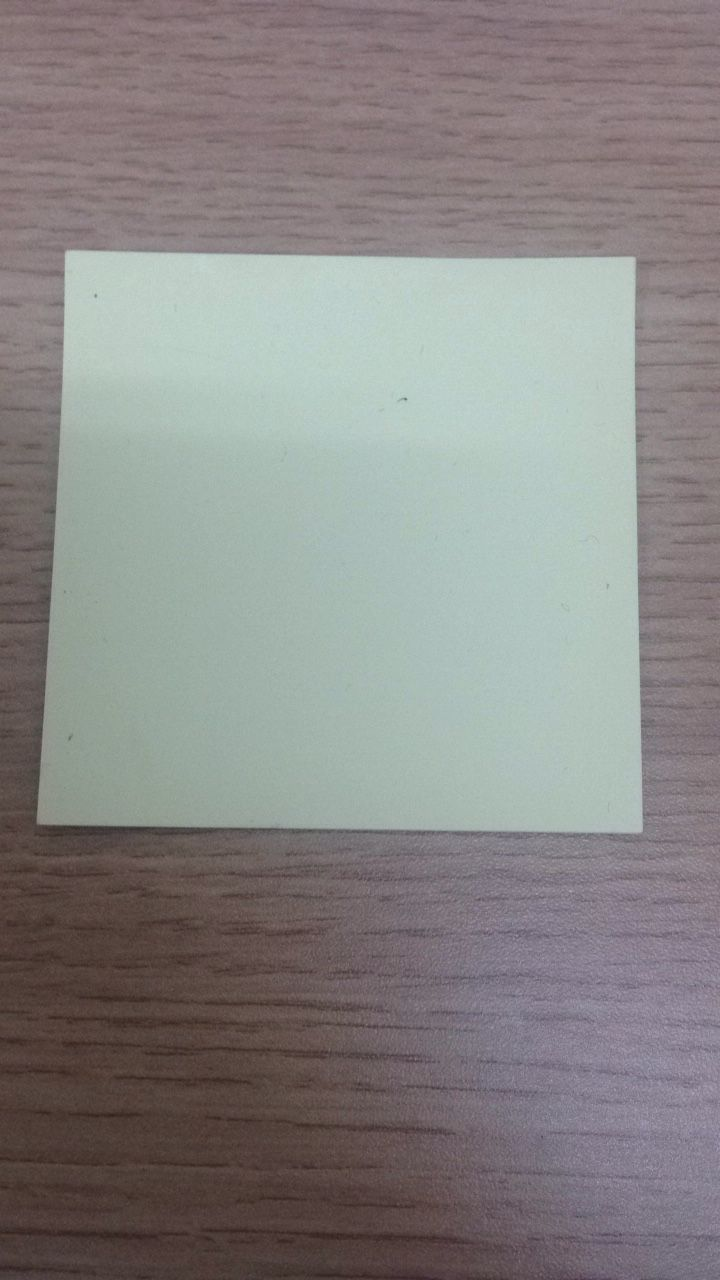
//> input picture myimg-2.png, 720 x 1280 px
$ ./main   (built with g++ and OpenCV 4)
//> lines starting //> are read from the running program, lines starting //| are printed output that depends on the picture; after the words box and inside, x2 and y2 are one past the last pixel; in counts of white or black regions, pixels touching at a corner belong together
//
//  main.cpp
//  ovtest
//
//  Created by vitrum.zhu on 15/7/21.
//  Copyright (c) 2015年 vitrum.zhu. All rights reserved.
//

// Example showing how to read and write images
#include <opencv2/opencv.hpp>
#include <opencv2/highgui/highgui.hpp>
#include <iostream>


using namespace cv;
using namespace std;

/**
 * Get edges of an image
 * @param gray - grayscale input image
 * @param canny - output edge image
 */
void getCanny(Mat gray, Mat &canny) {
    Mat thres;
    double high_thres = threshold(gray, thres, 0, 255, CV_THRESH_BINARY | CV_THRESH_OTSU), low_thres = high_thres * 0.5;
    Canny(gray, canny, low_thres, high_thres);
}

struct Line {
    Point _p1;
    Point _p2;
    Point _center;

    Line(Point p1, Point p2) {
        _p1 = p1;
        _p2 = p2;
        _center = Point((p1.x + p2.x) / 2, (p1.y + p2.y) / 2);
    }
};

bool cmp_y(const Line &p1, const Line &p2) {
    return p1._center.y < p2._center.y;
}

bool cmp_x(const Line &p1, const Line &p2) {
    return p1._center.x < p2._center.x;
}

/**
 * Compute intersect point of two lines l1 and l2
 * @param l1
 * @param l2
 * @return Intersect Point
 */
Point2f computeIntersect(Line l1, Line l2) {
    int x1 = l1._p1.x, x2 = l1._p2.x, y1 = l1._p1.y, y2 = l1._p2.y;
    int x3 = l2._p1.x, x4 = l2._p2.x, y3 = l2._p1.y, y4 = l2._p2.y;
    if (float d = (x1 - x2) * (y3 - y4) - (y1 - y2) * (x3 - x4)) {
        Point2f pt;
        pt.x = ((x1 * y2 - y1 * x2) * (x3 - x4) - (x1 - x2) * (x3 * y4 - y3 * x4)) / d;
        pt.y = ((x1 * y2 - y1 * x2) * (y3 - y4) - (y1 - y2) * (x3 * y4 - y3 * x4)) / d;
        return pt;
    }
    return Point2f(-1, -1);
}

void scan(String file, bool debug = true) {
//> called with file = "myimg-2.png", debug = true

    /* get input image */
    Mat img = imread(file);
//> img is the input picture: 1280 rows x 720 cols, CV_8UC3; mean B, G, R 133.6, 134.9, 137.2
    // resize input image to img_proc to reduce computation
    Mat img_proc;
    int w = img.size().width, h = img.size().height, min_w = 200;
//> w = 720; h = 1280
    double scale = min(10.0, w * 1.0 / min_w);
//> scale = 3.6
    int w_proc = w * 1.0 / scale, h_proc = h * 1.0 / scale;
//> w_proc = 200; h_proc = 355
    resize(img, img_proc, Size(w_proc, h_proc));
    Mat img_dis = img_proc.clone();

    /* get four outline edges of the document */
    // get edges of the image
    Mat gray, canny;
    cvtColor(img_proc, gray, CV_BGR2GRAY);
    getCanny(gray, canny);
//> in getCanny, `double high_thres = threshold(gray, thres, 0, 255, CV_THRESH_BINARY | ..`:
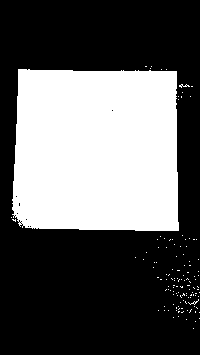
//> thres: 355 rows x 200 cols, CV_8UC1; 36.5% white; 123 white regions (122 under 20 px), largest, box (x1, y1, x2, y2) and area: (12, 69, 179, 231) 25721
//> in getCanny, `double high_thres = threshold(gray, thres, 0, 255, CV_THRESH_BINARY | ..`: high_thres = 145; low_thres = 72.5
//> in getCanny, `Canny(gray, canny, low_thres, high_thres);`:
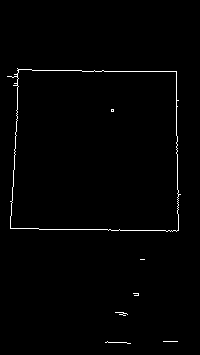
//> canny: 355 rows x 200 cols, CV_8UC1; 1.1% white in thin lines or dots, all inside (x1, y1, x2, y2) = (7, 68, 181, 344)

    // extract lines from the edge image
    vector<Vec4i> lines;
    vector<Line> horizontals, verticals;
    HoughLinesP(canny, lines, 1, CV_PI / 180, w_proc / 3, w_proc / 3, 20);
//> lines = 4 lines (x1, y1, x2, y2): [176, 71, 178, 230], [18, 69, 134, 71], [10, 228, 18, 70], [11, 228, 176, 231]
    for (size_t i = 0; i < lines.size(); i++) {
        Vec4i v = lines[i];
        double delta_x = v[0] - v[2], delta_y = v[1] - v[3];
        Line l(Point(v[0], v[1]), Point(v[2], v[3]));
        // get horizontal lines and vertical lines respectively
        if (fabs(delta_x) > fabs(delta_y)) {
            horizontals.push_back(l);
        } else {
            verticals.push_back(l);
        }
        // for visualization only
        if (debug)
            line(img_proc, Point(v[0], v[1]), Point(v[2], v[3]), Scalar(0, 0, 255), 1, CV_AA);
    }
//> this loop made 4 passes
//> (v, delta_x, delta_y) on passes 1 to 4: ([176, 71, 178, 230], -2, -159), ([18, 69, 134, 71], -116, -2), ([10, 228, 18, 70], -8, 158), ([11, 228, 176, 231], -165, -3)
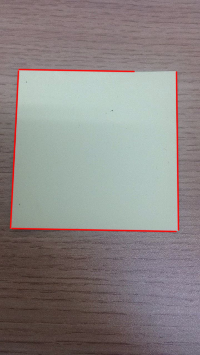
//> img_proc: 355 rows x 200 cols, CV_8UC3; mean B, G, R 131.9, 133.1, 138.5

    // edge cases when not enough lines are detected
    if (horizontals.size() < 2) {
        if (horizontals.size() == 0 || horizontals[0]._center.y > h_proc / 2) {
            horizontals.push_back(Line(Point(0, 0), Point(w_proc - 1, 0)));
        }
        if (horizontals.size() == 0 || horizontals[0]._center.y <= h_proc / 2) {
            horizontals.push_back(Line(Point(0, h_proc - 1), Point(w_proc - 1, h_proc - 1)));
        }
    }
    if (verticals.size() < 2) {
        if (verticals.size() == 0 || verticals[0]._center.x > w_proc / 2) {
            verticals.push_back(Line(Point(0, 0), Point(0, h_proc - 1)));
        }
        if (verticals.size() == 0 || verticals[0]._center.x <= w_proc / 2) {
            verticals.push_back(Line(Point(w_proc - 1, 0), Point(w_proc - 1, h_proc - 1)));
        }
    }
    // sort lines according to their center point
    sort(horizontals.begin(), horizontals.end(), cmp_y);
    sort(verticals.begin(), verticals.end(), cmp_x);
    // for visualization only
    if (debug) {
        line(img_proc, horizontals[0]._p1, horizontals[0]._p2, Scalar(0, 255, 0), 2, CV_AA);
        line(img_proc, horizontals[horizontals.size() - 1]._p1, horizontals[horizontals.size() - 1]._p2, Scalar(0, 255, 0), 2, CV_AA);
        line(img_proc, verticals[0]._p1, verticals[0]._p2, Scalar(255, 0, 0), 2, CV_AA);
        line(img_proc, verticals[verticals.size() - 1]._p1, verticals[verticals.size() - 1]._p2, Scalar(255, 0, 0), 2, CV_AA);
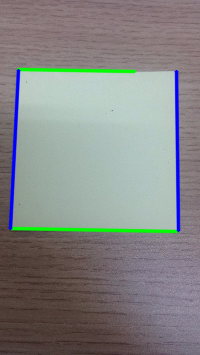
//> img_proc: 355 rows x 200 cols, CV_8UC3; mean B, G, R 133.3, 134.1, 133.1
    }

    /* perspective transformation */

    // define the destination image size: A4 - 200 PPI
    int w_a4 = 1654, h_a4 = 2339;
    //int w_a4 = 595, h_a4 = 842;
    Mat dst = Mat::zeros(h_a4, w_a4, CV_8UC3);

    // corners of destination image with the sequence [tl, tr, bl, br]
    vector<Point2f> dst_pts, img_pts;
    dst_pts.push_back(Point(0, 0));
    dst_pts.push_back(Point(w_a4 - 1, 0));
    dst_pts.push_back(Point(0, h_a4 - 1));
    dst_pts.push_back(Point(w_a4 - 1, h_a4 - 1));

    // corners of source image with the sequence [tl, tr, bl, br]
    img_pts.push_back(computeIntersect(horizontals[0], verticals[0]));
//> in computeIntersect, `int x1 = l1._p1.x, x2 = l1._p2.x, y1 = l1._p1.y, y2 = l1._p2.y;`: x1 = 18; x2 = 134; y1 = 69; y2 = 71
//> in computeIntersect, `int x3 = l2._p1.x, x4 = l2._p2.x, y3 = l2._p1.y, y4 = l2._p2.y;`: x3 = 10; x4 = 18; y3 = 228; y4 = 70
//> in computeIntersect, `pt.x = ((x1 * y2 - y1 * x2) * (x3 - x4) - (x1 - x2) * (x3 * y4 - y3 * ..`: pt = Point(18.05, 0)
//> in computeIntersect, `pt.y = ((x1 * y2 - y1 * x2) * (y3 - y4) - (y1 - y2) * (x3 * y4 - y3 * ..`: pt = Point(18.05, 69)
//> img_pts = 1 Point (x, y): [18.05, 69]
    img_pts.push_back(computeIntersect(horizontals[0], verticals[verticals.size() - 1]));
//> img_pts = 2 Points (x, y): [18.05, 69], [176, 71.72]
    img_pts.push_back(computeIntersect(horizontals[horizontals.size() - 1], verticals[0]));
//> img_pts = 3 Points (x, y): [18.05, 69], [176, 71.72], [10, 228]
    img_pts.push_back(computeIntersect(horizontals[horizontals.size() - 1], verticals[verticals.size() - 1]));
//> img_pts = 4 Points (x, y): [18.05, 69], [176, 71.72], [10, 228], [178, 231]

    // convert to original image scale
    for (size_t i = 0; i < img_pts.size(); i++) {
        // for visualization only
        if (debug) {
            circle(img_proc, img_pts[i], 10, Scalar(255, 255, 0), 3);
        }
        img_pts[i].x *= scale;
        img_pts[i].y *= scale;
    }
//> this loop made 4 passes
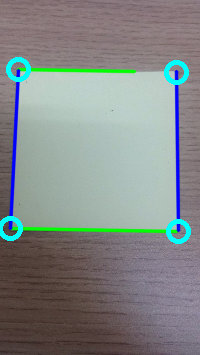
//> img_proc: 355 rows x 200 cols, CV_8UC3; 1.73% of pixels changed, all inside (x1, y1, x2, y2) = (0, 57, 191, 244)

    // get transformation matrix
    Mat transmtx = getPerspectiveTransform(img_pts, dst_pts);
//> transmtx = [[2.99, 0.151, -231.9], [-0.077, 4.46, -1104], [-2.83e-07, 0.000114, 1]]

    // apply perspective transformation
    warpPerspective(img, dst, transmtx, dst.size());
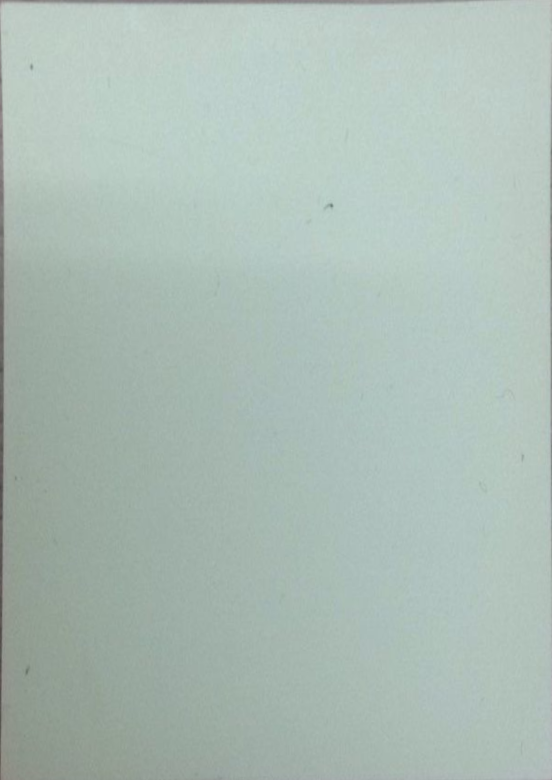
//> dst: 2339 rows x 1654 cols, CV_8UC3 (shown at 1/3 size); mean B, G, R 181.9, 189.3, 172.3

    // save dst img
    imwrite("dst.jpg", dst);

    // for visualization only
    if (debug) {
        namedWindow("dst", CV_WINDOW_KEEPRATIO);
        imshow("src", img_dis);
        imshow("canny", canny);
        imshow("img_proc", img_proc);
        imshow("dst", dst);
        waitKey(0);
    }
}

int main(int argc, char** argv) {
    string img_path[] = {"myimg-2.png", "images/doc2.jpg", "images/doc3.jpg"};
    scan(img_path[0]);
    return 0;
}
